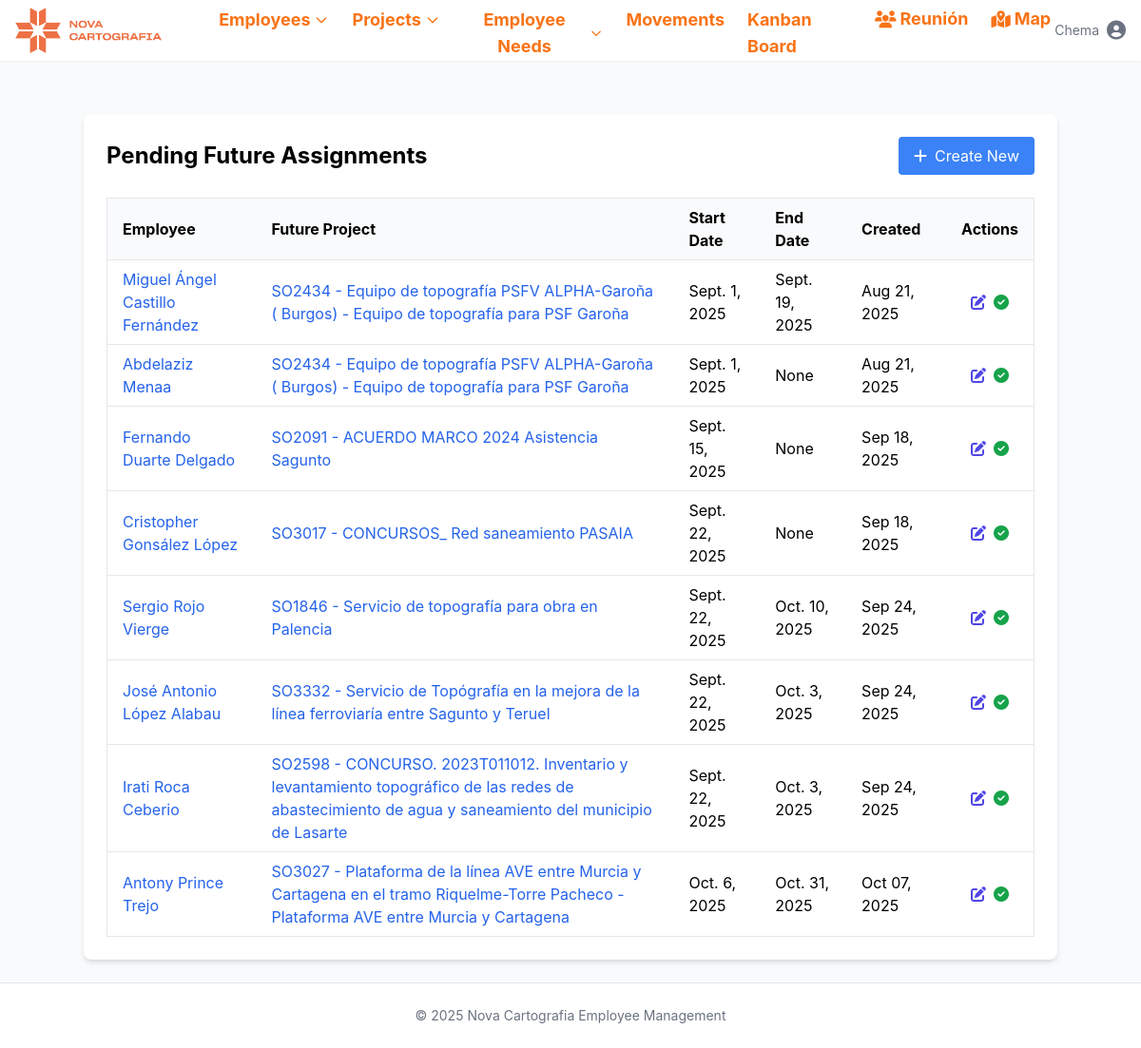
/future-assignments/ (signed in), run on an earlier commit of the app's database.
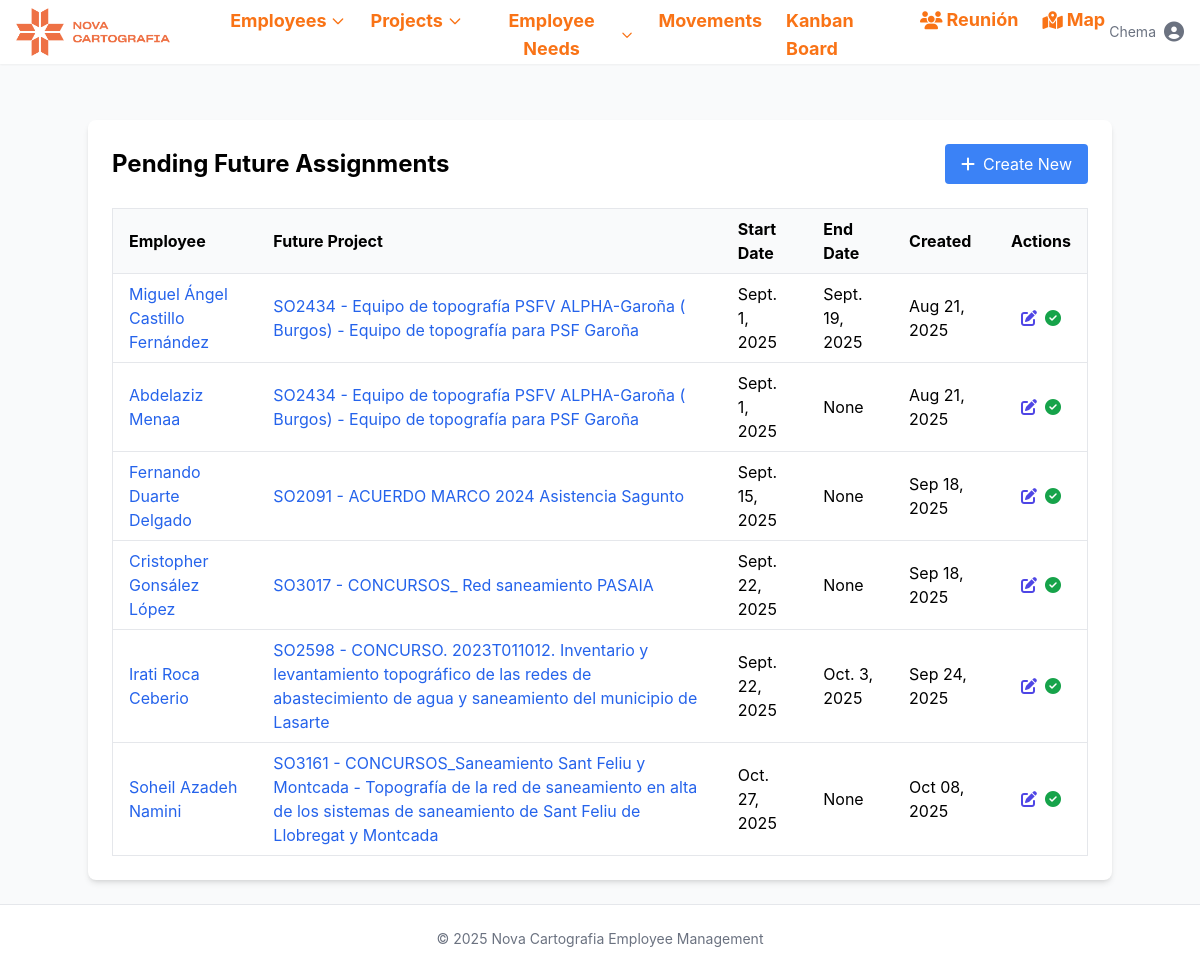
And on a later commit of the database.
### novacartografia_employee_management/models.py (models this page shows, shortened)
class GetEmployeeLocked(models.Model):
    next_project = models.ForeignKey(Project, on_delete=models.CASCADE,
                                    related_name='future_employee_assignments',
                                    help_text="The project the employee will be assigned to")
    employee = models.ForeignKey(Employee, on_delete=models.CASCADE,  # Cambiado de ManyToManyField a ForeignKey
                               related_name='future_assignment',
                               null=True,  # Añadido para la migración
                               blank=True,  # Añadido para la migración
                               help_text="The employee to be assigned to the project")
    start_date = models.DateField(help_text="When the employee should start in the new project")
    end_date = models.DateField(help_text="When the employee should end in the new project", null=True, blank=True)
    created_at = models.DateTimeField(auto_now_add=True)
    fulfilled = models.BooleanField(default=False,
                                   help_text="When marked as fulfilled, the employee will be assigned to the new project")
    class Meta:
        verbose_name = "Future Employee Assignment"
        verbose_name_plural = "Future Employee Assignments"

class Employee(models.Model):
    name = models.CharField(max_length=100)
    job = models.CharField(max_length=100)
    project_id = models.ForeignKey(Project, on_delete=models.SET_NULL, related_name='employee_set', blank=True, null=True)
    street = models.CharField(max_length=100, blank=True, null=True)
    city = models.CharField(max_length=100, blank=True, null=True)
    active = models.BooleanField(default=True, help_text="Indicates if the employee is currently active")
    start_date = models.DateField(default=timezone.now, help_text="When the employee started working", null=True, blank=True)
    end_date = models.DateField(blank=True, null=True, help_text="When the employee ended working, if applicable")
    state = models.CharField(max_length=50, default='valencia',
           choices=[
                ('Araba (Álava)', 'Álava'),
                ('Albacete', 'Albacete'),
                ('Alacant (Alicante)', 'Alicante'),
                ('Almería', 'Almería'),
                ('Asturias', 'Asturias'),
                ('Ávila', 'Ávila'),
                ('Badajoz', 'Badajoz'),
                ('Barcelona', 'Barcelona'),
                ('Burgos', 'Burgos'),
                ('Cáceres', 'Cáceres'),
                ('Cádiz', 'Cádiz'),
                ('Cantabria', 'Cantabria'),
                ('Castelló (Castellón)', 'Castellón'),
                ('Ceuta', 'Ceuta'),
                ('Ciudad Real', 'Ciudad Real'),
                ('Córdoba', 'Córdoba'),
                ('Cuenca', 'Cuenca'),
                ('Gerona', 'Gerona'),
                ('Granada', 'Granada'),
                ('Guadalajara', 'Guadalajara'),
                ('Gipuzkoa (Guipúzcoa)', 'Guipúzcoa'),
                ('Huelva', 'Huelva'),
                ('Huesca', 'Huesca'),
                ('Islas Baleares', 'Islas Baleares'),
                ('Jaén', 'Jaén'),
                ('A Coruña (La Coruña)', 'La Coruña'),
                ('La Rioja', 'La Rioja'),
                ('Las Palmas', 'Las Palmas'),
                ('León', 'León'),
                ('Lérida', 'Lérida'),
                ('Lleida', 'Lérida'),  # Agregado porque aparece en tu CSV
                ('Lugo', 'Lugo'),
                ('Madrid', 'Madrid'),
                ('Málaga', 'Málaga'),
                ('Melilla', 'Melilla'),
                ('Murcia', 'Murcia'),
                ('Navarra (Nafarroa)', 'Navarra'),  # Corregido para coincidir con el CSV
                ('Orense', 'Orense'),
                ('Palencia', 'Palencia'),
                ('Pontevedra', 'Pontevedra'),
                ('Salamanca', 'Salamanca'),
                ('Santa Cruz de Tenerife', 'Santa Cruz de Tenerife'),
                ('Segovia', 'Segovia'),
                ('Sevilla', 'Sevilla'),
                ('Soria', 'Soria'),
                ('Tarragona', 'Tarragona'),
                ('Teruel', 'Teruel'),
                ('Toledo', 'Toledo'),
                ('Valencia', 'Valencia'),
                ('Valladolid', 'Valladolid'),
                ('Bizkaia (Vizcaya)', 'Vizcaya'),
                ('Zamora', 'Zamora'),
                ('Zaragoza', 'Zaragoza'),
            ])
    latitude = models.FloatField(null=True, blank=True)
    longitude = models.FloatField(null=True, blank=True)
    academic_training = models.CharField(max_length=100, blank=True, null=True)
    driver_license = models.BooleanField(default=False)
    twenty_hours = models.BooleanField(default=False)
    sixty_hours = models.BooleanField(default=False)
    confine = models.BooleanField(default=False)
    height = models.BooleanField(default=False)
    mining = models.BooleanField(default=False)
    railway_carriage = models.BooleanField(default=False)
    railway_mounting = models.BooleanField(default=False)
    building = models.BooleanField(default=False)
    office_work = models.BooleanField(default=False)
    scanner = models.BooleanField(default=False)
    leveling = models.BooleanField(default=False)
    static = models.BooleanField(default=False)
    drag = models.BooleanField(default=False)
    locked = models.BooleanField(default=False, help_text="Indicates if the employee is locked for a future project")
    vacations_from = models.DateField(blank=True, null=True)
    vacations_to = models.DateField(blank=True, null=True)
    leave_from = models.DateField(blank=True, null=True)
    leave_to = models.DateField(blank=True, null=True)
    end_contract = models.BooleanField(default=False, help_text="Indicates if the employee's contract is ending soon")

class Project(models.Model):
    PROJECT_TYPES = [
        ('external', 'Obra'),
        ('project', 'Proyecto'),
    ]
    MANAGER_TYPES = [
        ('Jose Cuesta Mejías', 'Cuesta'),
        ('Javier Marín Gimeno', 'Javi'),
        ('Guillermo Boscá Gómez', 'Guillermo'),
        ('Miguel Ángel Martínez García', 'Miguel Ángel'),
        ('Óscar López Valverde', 'Óscar'),
    ]
    name = models.CharField(max_length=500)
    type = models.CharField(max_length=50, choices=PROJECT_TYPES, default='proyecto')
    description = models.TextField(blank=True, null=True)
    manager = models.CharField(max_length=50, choices=MANAGER_TYPES, null=True, blank=True)
    state = models.CharField(max_length=50, null=True, blank=True, )
    date_from = models.DateField(blank=True, null=True)
    date_to = models.DateField(blank=True, null=True)
    academic_training = models.CharField(max_length=100, blank=True, null=True)
    twenty_hours = models.BooleanField(default=False)
    sixty_hours = models.BooleanField(default=False)
    confine = models.BooleanField(default=False)
    height = models.BooleanField(default=False)
    mining = models.BooleanField(default=False)
    railway_carriage = models.BooleanField(default=False)
    railway_mounting = models.BooleanField(default=False)
    building = models.BooleanField(default=False)
    office_work = models.BooleanField(default=False)
    scanner = models.BooleanField(default=False)
    leveling = models.BooleanField(default=False)
    static = models.BooleanField(default=False)
    drag = models.BooleanField(default=False)

### novacartografia_employee_management/views.py (the view)
# urls.py: path('future-assignments/', views.get_employee_locked_list, name='get_employee_locked_list'),
@login_required
def get_employee_locked_list(request):
    future_assignments = GetEmployeeLocked.objects.filter(
        fulfilled=False,
        employee__isnull=False  # Solo los que tienen un empleado asignado
    ).select_related('employee', 'next_project')  # Optimizar consultas
    return render(request, 'novacartografia_employee_management/future_assignment_list.html', {
        'future_assignments': future_assignments,
    })

### templates/novacartografia_employee_management/future_assignment_list.html (shortened to what this page needs)
{% extends 'base.html' %}
{% block content %}
<div class="max-w-5xl mx-auto bg-white p-6 rounded-lg shadow-md">
  <div class="flex justify-between items-center mb-6">
    <h1 class="text-2xl font-bold">Pending Future Assignments</h1>
    <a href="{% url 'get_employee_locked_create' %}" class="bg-blue-500 hover:bg-blue-600 text-white px-4 py-2 rounded flex items-center">
      <i class="fas fa-plus mr-2"></i> Create New
    </a>
  </div>
  {% if future_assignments %}
    <div class="overflow-x-auto">
      <table class="min-w-full bg-white border border-gray-200">
        <thead>
          <tr>
            <th class="py-2 px-4 border-b border-gray-200 bg-gray-50 text-left">Employee</th>
            <th class="py-2 px-4 border-b border-gray-200 bg-gray-50 text-left">Future Project</th>
            <th class="py-2 px-4 border-b border-gray-200 bg-gray-50 text-left">Start Date</th>
            <th class="py-2 px-4 border-b border-gray-200 bg-gray-50 text-left">End Date</th>
            <th class="py-2 px-4 border-b border-gray-200 bg-gray-50 text-left">Created</th>
            <th class="py-2 px-4 border-b border-gray-200 bg-gray-50 text-center">Actions</th>
          </tr>
        </thead>
        <tbody>
          {% for assignment in future_assignments %}
            <tr class="hover:bg-gray-100">
              <td class="py-2 px-4 border-b border-gray-200">
                <a href="{% url 'employee_detail' assignment.employee.id %}" class="text-blue-600 hover:text-blue-800">
                  {{ assignment.employee.name }}
                </a>
              </td>
              <td class="py-2 px-4 border-b border-gray-200">
                <a href="{% url 'project_detail' assignment.next_project.id %}" class="text-blue-600 hover:text-blue-800">
                  {{ assignment.next_project.name }}
                </a>
              </td>
              <td class="py-2 px-4 border-b border-gray-200">{{ assignment.start_date }}</td>
              <td class="py-2 px-4 border-b border-gray-200">{{ assignment.end_date }}</td>
              <td class="py-2 px-4 border-b border-gray-200">{{ assignment.created_at|date:"M d, Y" }}</td>
              <td class="py-2 px-4 border-b border-gray-200 text-center">
                <div class="flex justify-center space-x-2">
                  <a href="{% url 'get_employee_locked_update' assignment.id %}" class="text-indigo-600 hover:text-indigo-900" title="Edit">
                    <i class="fas fa-edit"></i>
                  </a>
                  <a href="{% url 'get_employee_locked_fulfill' assignment.id %}" class="text-green-600 hover:text-green-800" title="Fulfill">
                    <i class="fas fa-check-circle"></i>
                  </a>
                </div>
              </td>
            </tr>
          {% endfor %}
        </tbody>
      </table>
    </div>
  {% endif %}
</div>
{% endblock %}

### templates/base.html (shortened to what this page needs)
<!DOCTYPE html>
<html lang="en">
    <head>
        {% load static %}
        <link rel="stylesheet" href="{% static 'css/output.css' %}?v=20251010125733">
        <link rel="stylesheet" href="https://cdnjs.cloudflare.com/ajax/libs/font-awesome/6.4.0/css/all.min.css">
        {% load static %}
        <link rel="stylesheet" href="{% static 'css/base.css' %}">
    </head>
    <body class="bg-gray-50 min-h-screen flex flex-col ">
        <nav class="bg-white shadow-sm">
            <div class="max-w-7xl mx-auto px-4">
                <div class="flex justify-between h-16">
                    <div class="flex items-center">
                        <div class="flex-shrink-0 mr-4 order-first">
                            {% load static %}
                            <img src="{% static 'images/952.png' %}" alt="Nova Workers Logo" class="h-12 w-auto">
                        </div>
                        <div class="hidden md:block">
                            <div class="ml-10 flex items-baseline space-x-4">
                                <div class="relative dropdown-container">
                                    <button class="dropdown-toggle text-orange-500 hover:text-orange-700 border-transparent inline-flex items-center px-1 pt-1 text-lg font-bold">
                                        <span>Employees</span>
                                        <svg class="ml-1 w-4 h-4 dropdown-arrow" fill="none" stroke="currentColor" viewBox="0 0 24 24">
                                            <path stroke-linecap="round" stroke-linejoin="round" stroke-width="2" d="M19 9l-7 7-7-7"></path>
                                        </svg>
                                    </button>
                                </div>
                                <div class="relative dropdown-container">
                                    <button class="dropdown-toggle text-orange-500 hover:text-orange-700 border-transparent inline-flex items-center px-1 pt-1 text-lg font-bold">
                                        <span>Projects</span>
                                        <svg class="ml-1 w-4 h-4 dropdown-arrow" fill="none" stroke="currentColor" viewBox="0 0 24 24">
                                            <path stroke-linecap="round" stroke-linejoin="round" stroke-width="2" d="M19 9l-7 7-7-7"></path>
                                        </svg>
                                    </button>
                                </div>
                                <div class="relative dropdown-container">
                                    <button class="dropdown-toggle text-orange-500 hover:text-orange-700 border-transparent inline-flex items-center px-1 pt-1 text-lg font-bold">
                                        <span>Employee Needs</span>
                                        <svg class="ml-1 w-4 h-4 dropdown-arrow" fill="none" stroke="currentColor" viewBox="0 0 24 24">
                                            <path stroke-linecap="round" stroke-linejoin="round" stroke-width="2" d="M19 9l-7 7-7-7"></path>
                                        </svg>
                                    </button>
                                </div>
                                <a href="{% url 'movement_list' %}" class="text-orange-500 hover:text-orange-700 border-transparent inline-flex items-center px-1 pt-1 text-lg font-bold">
                                    Movements
                                </a>
                                <a href="{% url 'kanban_board' %}" class="text-orange-500 hover:text-orange-700 border-transparent inline-flex items-center px-1 pt-1 text-lg font-bold">
                                    Kanban Board
                                </a>
                                <a href="{% url 'meeting_view' %}" class="text-orange-500 hover:text-orange-700 border-transparent inline-flex items-center px-1 pt-1 text-lg font-bold">
                                    <i class="fas fa-users mr-1"></i> Reunión
                                </a>
                                <a href="{% url 'project_map' %}" class="text-orange-500 hover:text-orange-700 border-transparent inline-flex items-center px-1 pt-1 text-lg font-bold">
                                    <i class="fas fa-map-marked-alt mr-1"></i> Map
                                </a>
                            </div>
                        </div>
                    </div>
                    <div class="flex items-center">
                        {% if user.is_authenticated %}
                            <div class="relative dropdown-container">
                                <button class="dropdown-toggle flex items-center text-sm text-gray-500 hover:text-gray-700">
                                    <span class="mr-2">{{ user.username }}</span>
                                    <i class="fas fa-user-circle text-xl"></i>
                                </button>
                            </div>
                        {% endif %}
                    </div>
                </div>
            </div>
        </nav>
        <div class="content-container py-4">
        </div>
        <main class="flex-grow">
            <div class="content-container py-6">
                {% block content %}{% endblock %}
            </div>
        </main>
        <footer class="bg-white border-t border-gray-200">
            <div class="content-container py-6">
                <p class="text-center text-sm text-gray-500">&copy; {% now "Y" %} Nova Cartografia Employee Management</p>
            </div>
        </footer>
    </body>
</html>

What changed in the data, as far as the page shows it:
removed GetEmployeeLocked: employee.name "Sergio Rojo Vierge", next_project.name "SO1846 - Servicio de topografía para obra en Palencia", start_date "Sept. 22, 2025", end_date "Oct. 10, 2025", created_at "Sep 24, 2025"
removed GetEmployeeLocked: employee.name "José Antonio López Alabau", next_project.name "SO3332 - Servicio de Topógrafía en la mejora de la línea ferroviaría entre Sagunto y Teruel", start_date "Sept. 22, 2025", end_date "Oct. 3, 2025", created_at "Sep 24, 2025"
removed GetEmployeeLocked: employee.name "Antony Prince Trejo", next_project.name "SO3027 - Plataforma de la línea AVE entre Murcia y Cartagena en el tramo Riquelme-Torre Pacheco - Plataforma AVE entre Murcia y Cartagena", start_date "Oct. 6, 2025", end_date "Oct. 31, 2025", created_at "Oct 07, 2025"
added GetEmployeeLocked: employee.name "Soheil Azadeh Namini", next_project.name "SO3161 - CONCURSOS_Saneamiento Sant Feliu y Montcada - Topografía de la red de saneamiento en alta de los sistemas de saneamiento de Sant Feliu de Llobregat y Montcada", start_date "Oct. 27, 2025", end_date "None", created_at "Oct 08, 2025"
